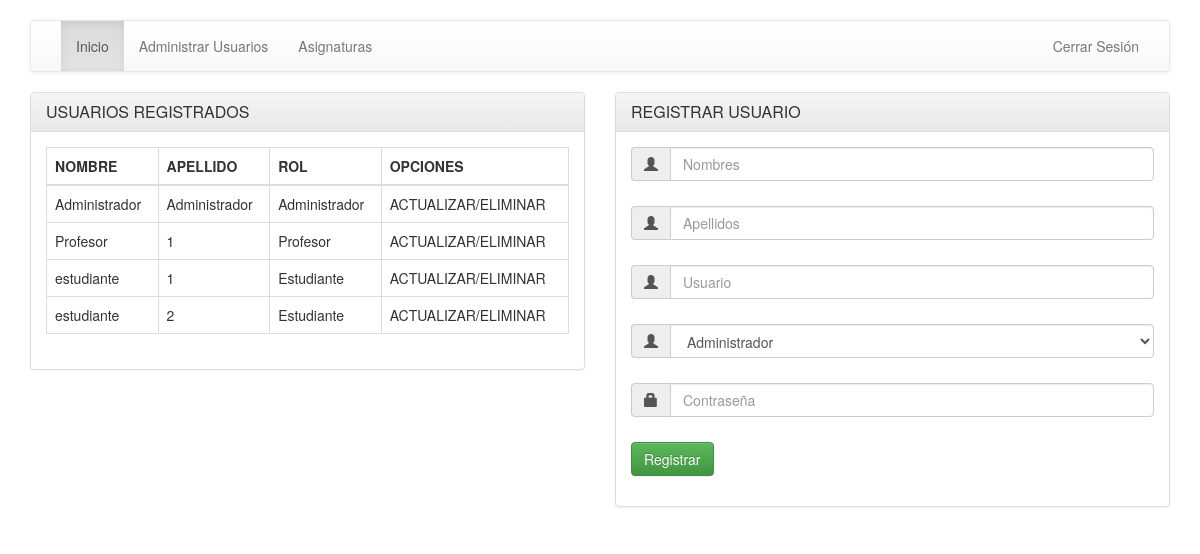
The page /system_students/index.php?c=admin (signed in) on the database its author committed.
### tables this page shows
CREATE TABLE `users` (
  `id_user` int(11) NOT NULL,
  `token_user` varchar(100) NOT NULL,
  `first_name` varchar(50) NOT NULL,
  `second_name` varchar(50) NOT NULL,
  `name_user` varchar(50) NOT NULL,
  `password` varchar(200) NOT NULL,
  `fk_rol` int(11) NOT NULL
);

CREATE TABLE `rol` (
  `id_rol` int(11) NOT NULL,
  `description_rol` varchar(50) NOT NULL
);

### system_students/Controller/PagesController.php (called while the page is built, shortened)
<?php
include_once('Model/PagesClass.php');
include_once('Model/RolClass.php');
class UsersController{
    public function __construct()
    {
        $this->model = new Users();
        $this->mod_rol = new Rol();
    }
    public function admin()
    {
        include_once('View/Home/registerusers.php');
    }
}

### system_students/DataBase/Conection.php (called while the page is built)
<?php
class conection{
    public static function connect(){
        $pdo = new PDO("mysql: host=localhost; dbname=systemstudents","root","");
        $pdo->setAttribute(PDO::ATTR_ERRMODE, PDO::ERRMODE_EXCEPTION);
        return $pdo;
    }
}

### system_students/Model/PagesClass.php (called while the page is built, shortened)
<?php
class Users{
    public $con;
    public function __construct()
    {
        try {
            $this->con = conection::connect();
        } catch (Exception $e) {
            die($e->getMessage());
        }
    }
    public function SearchUsers()
    {
        try {
            $query = "SELECT * FROM users INNER jOIN rol ON users.fk_rol = rol.id_rol";
            $stmt = $this->con->prepare($query);
            $stmt->execute();
            return $stmt->fetchAll(PDO::FETCH_OBJ);
        } catch (Exception $e) {
            die($e->getMessage());
        }
    }
}

### system_students/Model/RolClass.php (called while the page is built)
<?php
class Rol{
    public $con;
    public function __construct()
    {
        try {
            $this->con = conection::connect();
        } catch (Exception $e) {
            die($e->getMessage());
        }
    }
    public function OptionRole()
    {
        try{
            $query = "SELECT * FROM rol";
            $stmt = $this->con->prepare($query);
            $stmt->execute();
            return $stmt->fetchAll(PDO::FETCH_OBJ);
        }
        catch(Exception $e){
            die($e->getMessage());
        }
    }
}

### system_students/View/Home/registerusers.php (the view, shortened to what this page needs)
<?php
$rol = $_SESSION['fk_rol_S'];
?>
<!doctype html>
<html lang="es">
	<head>
		<link rel="stylesheet" href="Styles/css/bootstrap.min.css" >
		<link rel="stylesheet" href="Styles/css/bootstrap-theme.min.css" >
	</head>
	<body>
		<div class="container">
			<nav class='navbar navbar-default'>
				<div class='container-fluid'>
					<div id='navbar' class='navbar-collapse collapse'>
						<ul class='nav navbar-nav'>
							<li class='active'><a href='?c=home'>Inicio</a></li>
						</ul>
                        <?php if($rol == 1){?>
                        <ul class='nav navbar-nav'>
                            <li><a href='?c=admin'>Administrar Usuarios</a></li>
                        </ul>
						<?php }; ?>
						<?php if($rol == 1){?>
                        <ul class='nav navbar-nav'>
                            <li><a href='?c=subject'>Asignaturas</a></li>
                        </ul>
						<?php }; ?>
						<ul class='nav navbar-nav navbar-right'>
							<li><a href='?c=CloseSesion'>Cerrar Sesi&oacute;n</a></li>
						</ul>
					</div>
				</div>
			</nav>
            <div class="row">
                <div class="col-md-6">
                    <div class="panel panel-default">
                        <div class="panel-heading">
                            <h3 class="panel-title">USUARIOS REGISTRADOS</h3>
                        </div>
                        <div class="panel-body">
                            <table class="table table-bordered">
                                <thead>
                                    <th>NOMBRE</th>
                                    <th>APELLIDO</th>
                                    <th>ROL</th>
									<th>OPCIONES</th>
                                </thead>
                                <tbody>
									<?php foreach($this->model->SearchUsers() as $us): ?>
                                    <tr>
                                        <td><?php echo $us->first_name; ?></td>
                                        <td><?php echo $us->second_name; ?></td>
                                        <td><?php echo $us->description_rol; ?></td>
                                        <td>ACTUALIZAR/ELIMINAR</td>
                                    </tr>
									<?php endforeach; ?>
                                </tbody>
                            </table>
                        </div>
                    </div>
                </div>
                <div class="col-md-6">
                    <div class="panel panel-default">
                        <div class="panel-heading">
                            <h3 class="panel-title">REGISTRAR USUARIO</h3>
                        </div>
                        <div class="panel-body">
                        <form id="loginform" class="form-horizontal" role="form" action="?c=saveuser" method="POST" autocomplete="off">
							<div style="margin-bottom: 25px" class="input-group">
								<span class="input-group-addon"><i class="glyphicon glyphicon-user"></i></span>
								<input id="usuario" type="text" class="form-control" name="names" value="" placeholder="Nombres" required>
							</div>
                            <div style="margin-bottom: 25px" class="input-group">
								<span class="input-group-addon"><i class="glyphicon glyphicon-user"></i></span>
								<input id="usuario" type="text" class="form-control" name="secondnames" value="" placeholder="Apellidos" required>
							</div>
                            <div style="margin-bottom: 25px" class="input-group">
								<span class="input-group-addon"><i class="glyphicon glyphicon-user"></i></span>
								<input id="usuario" type="text" class="form-control" name="username" value="" placeholder="Usuario" required>
							</div>
							<div style="margin-bottom: 25px" class="input-group">
								<span class="input-group-addon"><i class="glyphicon glyphicon-user"></i></span>
                                <select name="rol" class="form-control" aria-placeholder="Rol">
								<?php foreach($this->mod_rol->OptionRole() as $op): ?>
									<option value="<?php echo $op->id_rol; ?>"><?php echo $op->description_rol ?></option>
								<?php endforeach; ?>
                                </select>
							</div>
							<div style="margin-bottom: 25px" class="input-group">
								<span class="input-group-addon"><i class="glyphicon glyphicon-lock"></i></span>
								<input id="password" type="password" class="form-control" name="password" placeholder="Contraseña" required>
							</div>
							<div style="margin-top:10px" class="form-group">
								<div class="col-sm-12 controls">
									<button id="btn-login" type="submit" class="btn btn-success">Registrar</a>
								</div>
							</div>
						</form>
                        </div>
                    </div>
                </div>
            </div>
		</div>
	</body>
</html>

### system_students/index.php
<?php
include_once('Controller/PagesController.php');
include_once('DataBase/Conection.php');
$users = new UsersController();
if(!isset($_REQUEST['c'])){
    $users->index();
}
else
{
    $action = $_REQUEST['c'];
    call_user_func(array($users,$action));
}

### system_students/View/Home/registerusers.php (style rules this page uses)
body { padding-top: 20px; padding-bottom: 20px; }

### rows shown on the page
users: first_name "Administrador", second_name "Administrador", fk_rol.description_rol "Administrador"
users: first_name "Profesor", second_name "1", fk_rol.description_rol "Profesor"
users: first_name "estudiante", second_name "1", fk_rol.description_rol "Estudiante"
users: first_name "estudiante", second_name "2", fk_rol.description_rol "Estudiante"

### other values the page prints
form field rol "Administrador"
